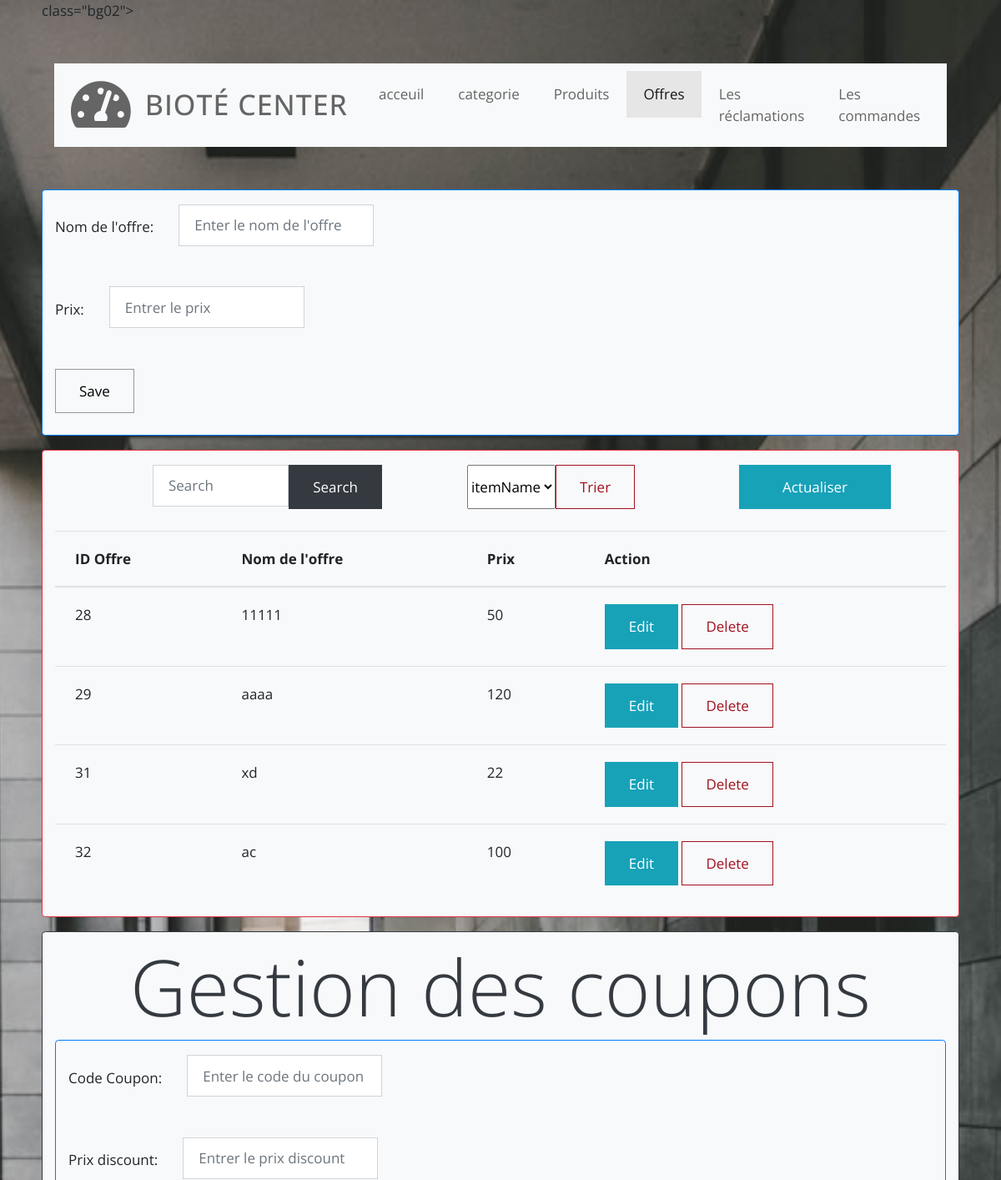
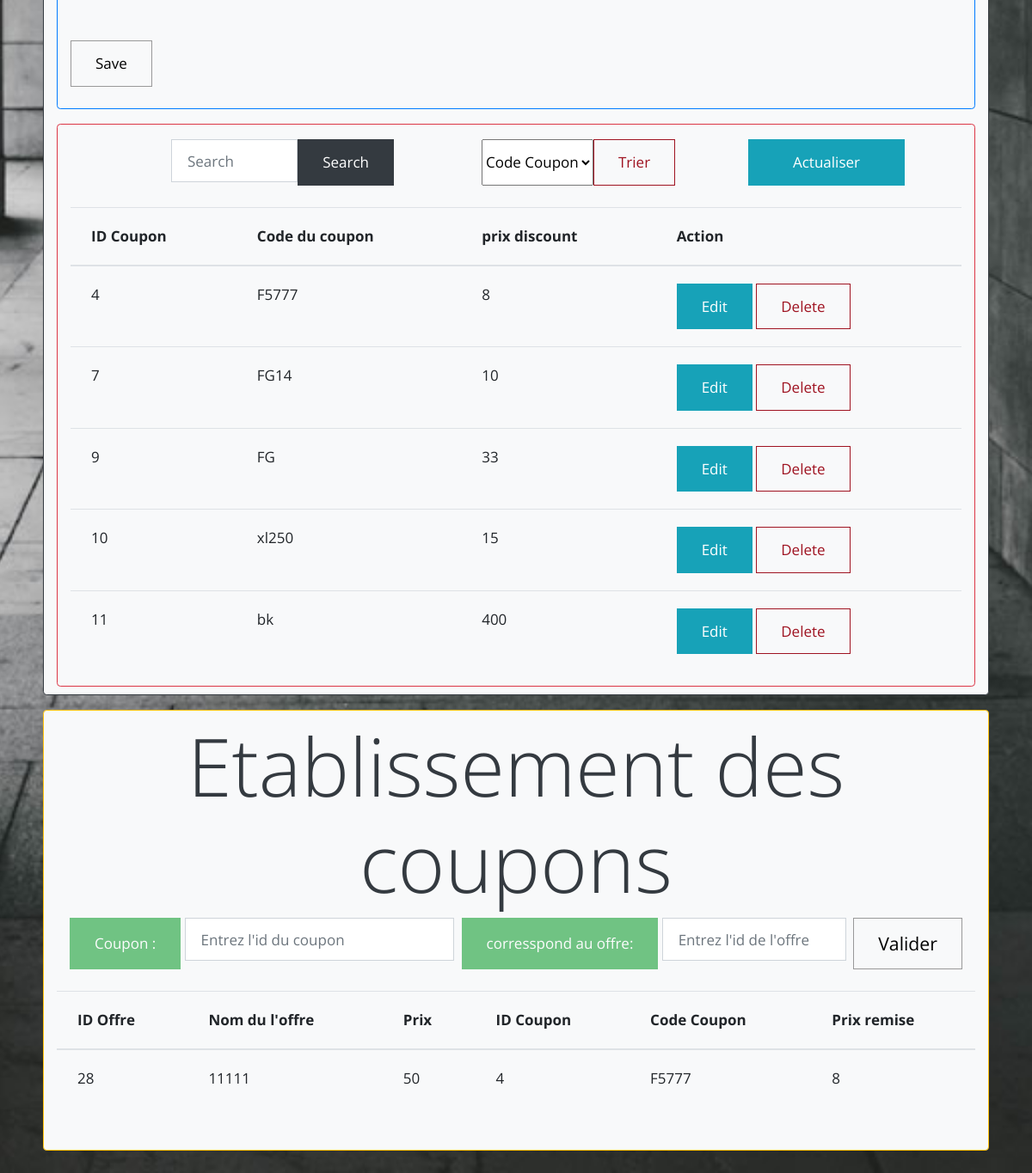
/back/view_back/ajout.php, run on the app's committed database (2 pictures, top to bottom).
### tables this page shows
CREATE TABLE `dataoffre` (
  `id` int(11) NOT NULL,
  `itemName` varchar(100) DEFAULT NULL,
  `price` int(11) DEFAULT NULL,
  `idCoupon` int(100) DEFAULT NULL
);

CREATE TABLE `datacoupon` (
  `id` int(11) NOT NULL,
  `codeCoupon` varchar(100) NOT NULL,
  `priceDiscount` int(11) NOT NULL
);

### back/controller_back/processOffre.php (called while the page is built, shortened)
<?php
$name = '';
$prix = '';
$update = false;

### back/controller_back/processCoupon.php (called while the page is built, shortened)
<?php
$code = '';
$prixC = '';
$updateC = false;
?>

### back/view_back/ajout.php (the view, shortened to what this page needs)
<!DOCTYPE html>
<html lang="en">
<head>
    <link rel="stylesheet" href="css/fontawesome.min.css">
    <link rel="stylesheet" href="jquery-ui-datepicker/jquery-ui.min.css" type="text/css" />
    <link rel="stylesheet" href="css/bootstrap.min.css">
    <link rel="stylesheet" href="css/tooplate.css">
</head>
<body class="">
    <?php
        require_once '../controller_back/processOffre.php';
        require_once '../controller_back/processCoupon.php';
    ?>
    class="bg02">
    <div class="container">
        <div class="row">
            <div class="col-12">
                 <nav class="navbar navbar-expand-xl navbar-light bg-light">
                    <a class="navbar-brand" href="index.php">
                        <i class="fas fa-3x fa-tachometer-alt tm-site-icon"></i>
                        <h1 class="tm-site-title mb-0">Bioté center</h1>
                    </a>
                    <div class="collapse navbar-collapse" id="navbarSupportedContent">
                        <ul class="navbar-nav mx-auto">
                        <li class="nav-item">
                            <a class="nav-link" href="acceuil.html">acceuil</a>
                        </li>
                        <li class="nav-item">
                                    <a class="nav-link" href="affichercategorie.php">categorie</a>
                                </li>
                                <li class="nav-item">
                                    <a class="nav-link" href="afficherproduit.php">Produits</a>
                                </li>
                                <li class="nav-item active">
                                    <a class="nav-link" href="ajout.php">Offres</a>
                                </li>
                                <li class="nav-item">
                                    <a class="nav-link" href="back.php">Les réclamations</a>
                                </li>
                                <li class="nav-item">
                                    <a class="nav-link" href="commande.php">Les commandes</a>
                                </li>
                        </div>
                </nav>
            </div>
        </div>
</div>
    <br>
    <br>
        <div class="justify-content-center container border border-primary border-2 rounded bg-light">
            <form class="mt-3" action="../controller_back/processOffre.php" method="post">
                <div class="row align-items-center">
                    <div class="col-auto">
                            <label for="nameI" class="form-label">Nom de l'offre: </label>
                    </div>
                    <div class="col-auto">
                        <input name="nameI" id="nameI" type="text" class="form-control" placeholder="Enter le nom de l'offre"
                        value="<?php echo $name; ?>">
                    </div>
                </div>
                <br>
                <div class="row align-items-center">
                    <div class="col-auto">
                        <label for="prixI" class="form-label">Prix: </label>
                    </div>
                    <div class="col-auto">
                        <input name="prixI" id="prixI" name="submit" type="text" class="form-control"
                        placeholder="Entrer le prix"
                        value="<?php echo $prix; ?>">
                    </div>
                </div>
                <br>
                <?php if ($update == true): ?>
                <button name="update" class="btn btn-secondary fs-5 border-2">Update</button>
                <?php else : ?>
                <button id="submitI"  name="submit" class="btn btn-primary fs-5 border-2">Save</button>
                <?php endif; ?>
            </form>
            <br>
        </div>
        <div class="container border border-danger border-2 rounded mt-3  bg-light">
            <div class="container">
                <form class="d-flex justify-content px-5 mt-3" action="" method="post">
                    <div class="input-group px-5">
                        <input name="searchInput" class="form-control" placeholder="Search">
                        <button name="searchbtn" class="btn btn-dark">Search</button>
                    </div>
                        <div class="input-group btn-group px-5">
                            <select class="form-select" name="Make"
                                <option selected> Trier par</option>
                                <option value="1">itemName</option>
                            </select>
                            <button class="btn btn-danger" name="trier">Trier</button>
                        </div>
                    <button class="btn btn-info px-5" name="actualiser">Actualiser</button>
                </form>
                <br>
            </div>
            <table class="table">
                <thead>
                    <tr>
                        <th scope="col">ID Offre</th>
                        <th scope="col">Nom de l'offre</th>
                        <th scope="col">Prix</th>
                        <th scope="col">Action</th>
                    </tr>
                </thead>
                <tbody>
                    <?php
                      if (isset($_POST['searchbtn'])){
                        $searchInput = $_POST['searchInput'];
                        $result = $con->query("SELECT `id`, `itemName`,`price` FROM dataoffre WHERE concat (`itemName`,`price`) LIKE  '%$searchInput%';");
                    }else if (isset($_POST['actualiser'])){
                        $result = $con->query("SELECT `id`, `itemName`,`price` FROM dataoffre");
                    }else {
                        $result = $con->query("SELECT `id`, `itemName`,`price` FROM dataoffre");
                    }
                    while ($row = $result->fetch(PDO::FETCH_ASSOC)):
                   ?>
                    <tr>
                        <td><?php echo $row['id']; ?></td>
                        <td><?php echo $row['itemName']; ?></td>
                        <td><?php echo $row['price']; ?></td>
                        <td>
                            <a class="btn btn-info" href="ajout.php?edit=<?php echo $row['id']; ?>">Edit</a>
                            <a class="btn btn-danger" href="../controller_back/processOffre.php?delete=<?php echo $row['id']; ?>">Delete</a>
                        </td>
                    </tr>
                    <?php endwhile; ?>
                </tbody>
            </table>
        </div>
    <div class="container py-2 border border-dark border-3 rounded mt-3  bg-light">
        <h1 class="text-center display-2 fw-bold text-dark">Gestion des coupons</h1>
        <div class="justify-content-center container border border-primary border-2 rounded mt-1">
            <form class="mt-3" action="../controller_back/processCoupon.php" method="post">
                <div class="row align-items-center">
                    <div class="col-auto">
                            <label for="code" class="form-label">Code Coupon: </label>
                    </div>
                    <div class="col-auto">
                        <input name="code" type="text" class="form-control" placeholder="Enter le code du coupon"
                        value="<?php echo $code; ?>">
                    </div>
                </div>
                <br>
                <div class="row align-items-center">
                    <div class="col-auto">
                        <label for="prixC" class="form-label">Prix discount: </label>
                    </div>
                    <div class="col-auto">
                        <input name="prixC" name="submitC" type="text" class="form-control"
                        placeholder="Entrer le prix discount"
                        value="<?php echo $prixC; ?>">
                    </div>
                </div>
                <br>
                <?php if ($updateC == true): ?>
                <button name="updateC" class="btn btn-secondary fs-5 border-2">Update</button>
                <?php else : ?>
                <button name="submitC" class="btn btn-primary fs-5 border-2">Save</button>
                <?php endif; ?>
            </form>
            <br>
        </div>
        <div class="container border border-danger border-2 rounded mt-3">
            <div class="container">
                <form class="d-flex justify-content px-5 mt-3" action="" method="post">
                    <div class="input-group px-5">
                        <input name="searchInputC" class="form-control" placeholder="Search">
                        <button name="searchbtnC" class="btn btn-dark">Search</button>
                    </div>
                        <div class="input-group btn-group px-5">
                            <select class="form-select" name="MakeC"
                                <option selected>Trier par</option>
                                <option value="1">Code Coupon</option>
                            </select>
                            <button class="btn btn-danger" name="trierC">Trier</button>
                        </div>
                    <button class="btn btn-info px-5" name="actualiserC">Actualiser</button>
                </form>
                <br>
            </div>
            <table class="table">
                <thead>
                    <tr>
                        <th scope="col">ID Coupon</th>
                        <th scope="col">Code du coupon</th>
                        <th scope="col">prix discount</th>
                        <th scope="col">Action</th>
                    </tr>
                </thead>
                <tbody>
                    <?php
                     if (isset($_POST['searchbtnC'])){
                        $searchInputC = $_POST['searchInputC'];
                        $resultC = $con->query("SELECT * FROM datacoupon WHERE concat (`codeCoupon`,`priceDiscount`) LIKE  '%$searchInputC%';")  ;
                    }else if (isset($_POST['actualiserC'])){
                        $resultC = $con->query("SELECT * FROM datacoupon");
                    }else {
                        $resultC = $con->query("SELECT * FROM datacoupon");
                    }
                    while ($rowCo = $resultC->fetch(PDO::FETCH_ASSOC)):
                     ?>
                    <tr>
                        <td><?php echo $rowCo['id']; ?></td>
                        <td><?php echo $rowCo['codeCoupon']; ?></td>
                        <td><?php echo $rowCo['priceDiscount']; ?></td>
                        <td>
                            <a class="btn btn-info" href="ajout.php?editC=<?php echo $rowCo['id']; ?>">Edit</a>
                            <a class="btn btn-danger" href="../controller_back/processCoupon.php?deleteC=<?php echo $rowCo['id']; ?>">Delete</a>
                        </td>
                    </tr>
                    <?php endwhile; ?>
                </tbody>
            </table>
        </div>
    </div>
    <div class="container py-2 border border-warning border-5 rounded mt-3  bg-light">
        <form action="../controller_back/processEtablir.php" method="post">
            <h1 class="text-center display-2 fw-bold text-dark">Etablissement des coupons</h1>
            <div class=" container d-flex justify-content">
                <div class="input-group ">
                    <button class="btn btn-success" disabled>Coupon : </button>
                    <input name="codeCoup" type="text" class="form-control mx-1" placeholder="Entrez l'id du coupon" aria-label="Recipient's username" aria-describedby="button-addon2">
                </div>
                <div class="input-group mx-1 pe-5">
                <button class="btn btn-success" disabled>corresspond au offre: </button>
                    <input name="idOffre" type="text" class="form-control mx-1" placeholder="Entrez l'id de l'offre" aria-label="Recipient's username" aria-describedby="button-addon2">
                </div>
                <button name="valider" class="btn btn-lg btn-primary ms-5">Valider</button>
                <br>
            </div>
        </form>
        <br>
        <table class="table">
                <thead>
                    <tr>
                        <th scope="col">ID Offre</th>
                        <th scope="col">Nom du l'offre</th>
                        <th scope="col">Prix</th>
                        <th scope="col">ID Coupon</th>
                        <th scope="col">Code Coupon</th>
                        <th scope="col">Prix remise</th>
                    </tr>
                </thead>
                <tbody>
                    <?php
                        $resultJ = $con->query("select dataoffre.id, dataoffre.itemName, dataoffre.price, dataoffre.idCoupon, datacoupon.codeCoupon,  datacoupon.priceDiscount from dataoffre INNER join datacoupon where dataoffre.idCoupon = datacoupon.id;");
                        while ($rowJ = $resultJ->fetch(PDO::FETCH_ASSOC)): ?>
                    <tr>
                        <td><?php echo $rowJ['id']; ?></td>
                        <td><?php echo $rowJ['itemName']; ?></td>
                        <td><?php echo $rowJ['price']; ?></td>
                        <td><?php echo $rowJ['idCoupon']; ?></td>
                        <td><?php echo $rowJ['codeCoupon']; ?></td>
                        <td><?php echo $rowJ['priceDiscount']; ?></td>
                    </tr>
                    <?php endwhile; ?>
                </tbody>
            </table>
            <br>
    </div>
<br>
</body>
</html>

### back/view_back/css/tooplate.css (style rules this page uses)
html { font-size: 17px; }
body { font-family: "Open Sans", Helvetica, Arial, sans-serif; overflow-x: hidden; }
body { background-image: url(../img/dash-bg-01.jpg); background-size: cover; background-repeat: no-repeat; background-position: center; background-attachment: fixed; padding-left: 50px; padding-right: 50px; }
a { transition: all 0.3s ease; }
.navbar-brand { display: flex; align-items: center; }
.tm-site-icon { color: #656565; }
.tm-site-title { display: inline-block; text-transform: uppercase; font-size: 2rem; margin-left: 1rem; color: #656565; letter-spacing: 1px; }
.navbar { height: 100px; padding-left: 20px; padding-right: 20px; margin-top: 50px; }
.navbar-light .navbar-nav .nav-link { color: #656565; }
.navbar-light .navbar-nav .nav-link, .dropdown-item { padding: 15px 20px; }
.navbar-light .navbar-nav .active > .nav-link, .navbar-light .navbar-nav .nav-link.active, .navbar-light .navbar-nav .nav-link.show, .navbar-light .navbar-nav .show > .nav-link, .navbar-light .navbar-nav a:hover { background-color: #e6e6e6; }
.nav-item { margin-right: 30px; }
.nav-item:last-child { margin-right: 0; }
.form-control { margin-bottom: 23px; padding: 19px 18px; border-radius: 0; height: 50px; }
label { margin-bottom: 18px; }
.btn { border-radius: 0; padding: 13px 28px; transition: all 0.2s ease; max-width: 100%; }
.btn-primary { background-color: transparent; color: black; border-color: #999999; }
.btn-danger { color: #9f1321; background-color: transparent; border-color: #9f1321; }
.table td, .table th { padding: 20px 24px; }
@media (min-width: 1200px) { .container { max-width: 1630px; } }
@media (max-width: 1275px) and (min-width: 1200px) { .nav-item { margin-right: 15px; } }
@media (max-width: 1350px) { .nav-item { margin-right: 1px; } }

### data on the page
dataoffre: id "28", itemName "11111", price "50", idCoupon "4", idCoupon.codeCoupon "F5777", idCoupon.priceDiscount "8"
dataoffre: id "29", itemName "aaaa", price "120"
dataoffre: id "31", itemName "xd", price "22"
dataoffre: id "32", itemName "ac", price "100"
datacoupon: id "4", codeCoupon "F5777", priceDiscount "8"
datacoupon: id "7", codeCoupon "FG14", priceDiscount "10"
datacoupon: id "9", codeCoupon "FG", priceDiscount "33"
datacoupon: id "10", codeCoupon "xl250", priceDiscount "15"
datacoupon: id "11", codeCoupon "bk", priceDiscount "400"
